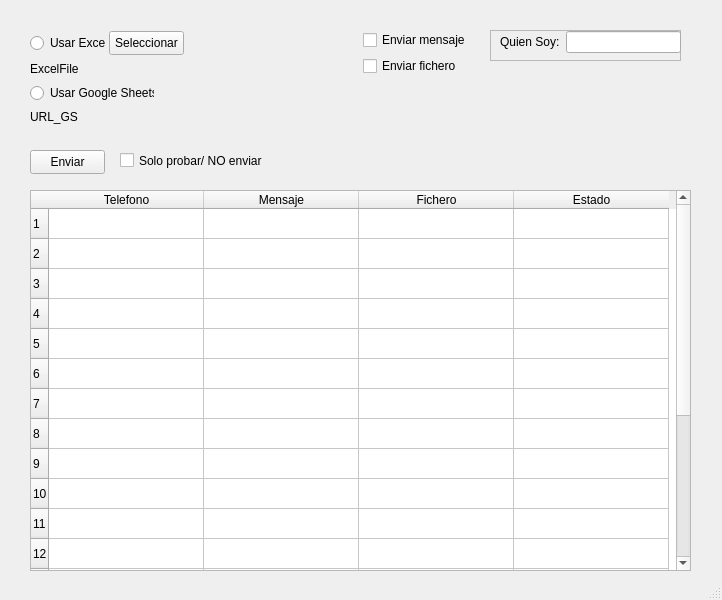
<?xml version="1.0" encoding="UTF-8"?>
<ui version="4.0">
 <class>MainWindow</class>
 <widget class="QMainWindow" name="MainWindow">
  <property name="geometry">
   <rect>
    <x>0</x>
    <y>0</y>
    <width>722</width>
    <height>600</height>
   </rect>
  </property>
  <property name="windowTitle">
   <string>MainWindow</string>
  </property>
  <widget class="QWidget" name="centralwidget">
   <widget class="QWidget" name="widget_fuente" native="true">
    <property name="geometry">
     <rect>
      <x>30</x>
      <y>20</y>
      <width>321</width>
      <height>111</height>
     </rect>
    </property>
    <widget class="QRadioButton" name="radioExcel">
     <property name="geometry">
      <rect>
       <x>0</x>
       <y>13</y>
       <width>76</width>
       <height>20</height>
      </rect>
     </property>
     <property name="text">
      <string>Usar Excel</string>
     </property>
    </widget>
    <widget class="QRadioButton" name="radioGS">
     <property name="geometry">
      <rect>
       <x>0</x>
       <y>63</y>
       <width>124</width>
       <height>20</height>
      </rect>
     </property>
     <property name="text">
      <string>Usar Google Sheets</string>
     </property>
    </widget>
    <widget class="QLabel" name="label_url_gs">
     <property name="geometry">
      <rect>
       <x>0</x>
       <y>89</y>
       <width>651</width>
       <height>16</height>
      </rect>
     </property>
     <property name="text">
      <string>URL_GS</string>
     </property>
    </widget>
    <widget class="QPushButton" name="bt_sel_excel">
     <property name="geometry">
      <rect>
       <x>79</x>
       <y>11</y>
       <width>75</width>
       <height>24</height>
      </rect>
     </property>
     <property name="text">
      <string>Seleccionar</string>
     </property>
    </widget>
    <widget class="QLabel" name="label_file_excel">
     <property name="geometry">
      <rect>
       <x>0</x>
       <y>41</y>
       <width>321</width>
       <height>16</height>
      </rect>
     </property>
     <property name="text">
      <string>ExcelFile</string>
     </property>
    </widget>
   </widget>
   <widget class="QWidget" name="widget_tipo" native="true">
    <property name="geometry">
     <rect>
      <x>350</x>
      <y>20</y>
      <width>141</width>
      <height>80</height>
     </rect>
    </property>
    <widget class="QWidget" name="layoutWidget">
     <property name="geometry">
      <rect>
       <x>13</x>
       <y>10</y>
       <width>121</width>
       <height>48</height>
      </rect>
     </property>
     <layout class="QVBoxLayout" name="verticalLayout">
      <item>
       <widget class="QCheckBox" name="cb_enviar_mensaje">
        <property name="text">
         <string>Enviar mensaje</string>
        </property>
       </widget>
      </item>
      <item>
       <widget class="QCheckBox" name="cb_enviar_fichero">
        <property name="text">
         <string>Enviar fichero</string>
        </property>
       </widget>
      </item>
     </layout>
    </widget>
   </widget>
   <widget class="QPushButton" name="enviar_mensajes">
    <property name="geometry">
     <rect>
      <x>30</x>
      <y>150</y>
      <width>75</width>
      <height>24</height>
     </rect>
    </property>
    <property name="text">
     <string>Enviar</string>
    </property>
   </widget>
   <widget class="QCheckBox" name="dryrun">
    <property name="geometry">
     <rect>
      <x>120</x>
      <y>150</y>
      <width>151</width>
      <height>21</height>
     </rect>
    </property>
    <property name="text">
     <string>Solo probar/ NO enviar</string>
    </property>
   </widget>
   <widget class="QFrame" name="frame">
    <property name="geometry">
     <rect>
      <x>490</x>
      <y>30</y>
      <width>191</width>
      <height>31</height>
     </rect>
    </property>
    <property name="frameShape">
     <enum>QFrame::StyledPanel</enum>
    </property>
    <property name="frameShadow">
     <enum>QFrame::Raised</enum>
    </property>
    <widget class="QWidget" name="layoutWidget">
     <property name="geometry">
      <rect>
       <x>10</x>
       <y>0</y>
       <width>181</width>
       <height>24</height>
      </rect>
     </property>
     <layout class="QHBoxLayout" name="horizontalLayout">
      <item>
       <widget class="QLabel" name="label_qsoy">
        <property name="text">
         <string>Quien Soy:</string>
        </property>
       </widget>
      </item>
      <item>
       <widget class="QLineEdit" name="line_quien_soy"/>
      </item>
     </layout>
    </widget>
   </widget>
   <widget class="QTableWidget" name="tableWidget">
    <property name="geometry">
     <rect>
      <x>30</x>
      <y>190</y>
      <width>661</width>
      <height>381</height>
     </rect>
    </property>
    <property name="rowCount">
     <number>20</number>
    </property>
    <property name="columnCount">
     <number>4</number>
    </property>
    <attribute name="horizontalHeaderCascadingSectionResizes">
     <bool>false</bool>
    </attribute>
    <attribute name="horizontalHeaderDefaultSectionSize">
     <number>155</number>
    </attribute>
    <row/>
    <row/>
    <row/>
    <row/>
    <row/>
    <row/>
    <row/>
    <row/>
    <row/>
    <row/>
    <row/>
    <row/>
    <row/>
    <row/>
    <row/>
    <row/>
    <row/>
    <row/>
    <row/>
    <row/>
    <column>
     <property name="text">
      <string>Telefono</string>
     </property>
    </column>
    <column>
     <property name="text">
      <string>Mensaje</string>
     </property>
    </column>
    <column>
     <property name="text">
      <string>Fichero</string>
     </property>
    </column>
    <column>
     <property name="text">
      <string>Estado</string>
     </property>
    </column>
   </widget>
  </widget>
  <widget class="QStatusBar" name="statusbar"/>
 </widget>
 <resources/>
 <connections/>
</ui>
